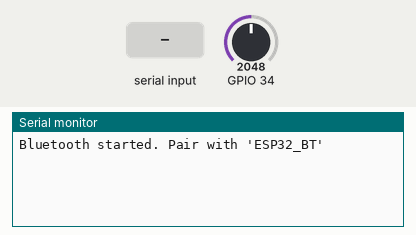
Recording of a sketch running on a simulated ESP32. Parts: the last lines printed to the serial monitor. Inputs (shaded band) come from the test bench; at power-on: GPIO 34 = 2048. Nothing arrives over Bluetooth unless stated.

Above: at 1.8 s.
1.9 s: "1\n" received over the second serial link
At 3.2 s:
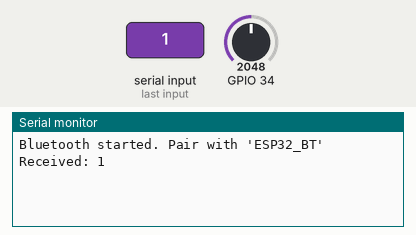
3.5 s: "0\n" received over the second serial link
At 5.0 s:
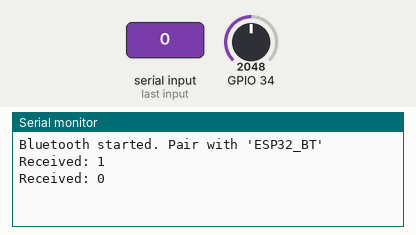

Measured:
- after the input at 1.9 s, the serial monitor: prints a new line after 0.10 s (image 1)
- after the input at 3.5 s, the serial monitor: prints a new line after 0.50 s (image 2)

The sketch:

08_Bluetooh_Data_sending_receiving.ino
```cpp
#include "BluetoothSerial.h"

BluetoothSerial SerialBT;

void setup() {
  Serial.begin(115200);
  SerialBT.begin("ESP32_BT");
  Serial.println("Bluetooth started. Pair with 'ESP32_BT'");
}

void loop() {
  int sensorValue = analogRead(34);
  SerialBT.print("Sensor value: ");
  SerialBT.println(sensorValue);
  delay(1000);

  if (SerialBT.available()) {
    String cmd = SerialBT.readStringUntil('\n');
    Serial.println("Received: " + cmd);
  }
}
```
